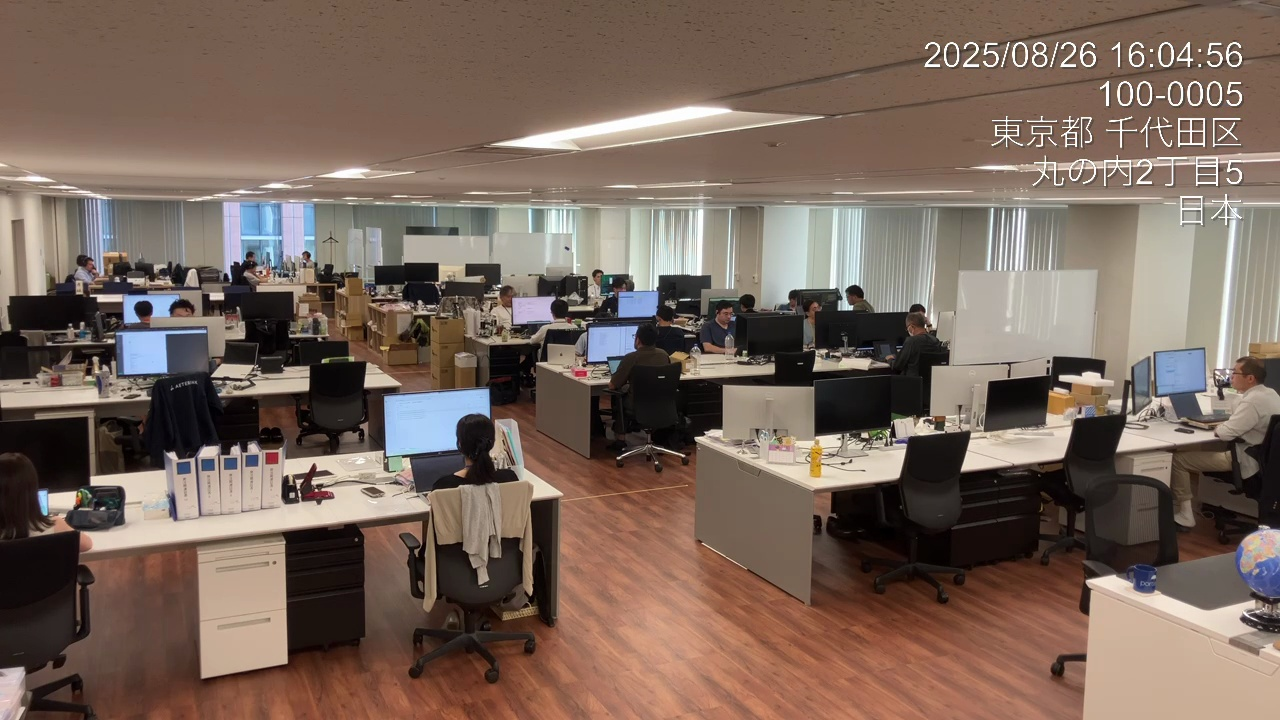
#> input picture output/sessions/20251107_030752/phase1_extraction/frames/frame_20250826_160500_idx4.jpg, 1280 x 720 px
$ python correspondence_collector.py
#> lines starting #> are read from the running program, lines starting #| are printed output that depends on the picture; after the words box and inside, x2 and y2 are one past the last pixel; in counts of white or black regions, pixels touching at a corner belong together
### src/config/config_manager.py
"""Configuration management module for the office person detection system."""

import json
import logging
import os
from pathlib import Path
from typing import Any, ClassVar

import yaml

logger = logging.getLogger(__name__)


class ConfigManager:
    """設定ファイル管理クラス

    YAML/JSON形式の設定ファイルを読み込み、検証し、設定値を提供する。

    Attributes:
        config_path: 設定ファイルのパス
        config: 読み込まれた設定データ
    """

    # 必須項目の定義
    REQUIRED_KEYS: ClassVar[dict[str, list[str]]] = {
        "video": ["input_path"],
        "detection": ["yolov8_model_path", "confidence_threshold", "device"],
        "floormap": [
            "image_path",
            "image_width",
            "image_height",
            "image_origin_x",
            "image_origin_y",
            "image_x_mm_per_pixel",
            "image_y_mm_per_pixel",
        ],
        # homography は旧システム用（オプショナル）
        # "homography": ["matrix"],
        "camera": ["position_x", "position_y", "height_m"],
        "calibration": [
            "use_distortion_correction",
            "use_intrinsics",
            "reprojection_error_threshold",
            "intrinsics",
            "distortion",
        ],
        "zones": [],
        "output": ["directory"],
    }

    # デフォルト設定値
    DEFAULT_CONFIG: ClassVar[dict[str, Any]] = {
        "video": {
            "input_path": "input/merged_moviefiles.mov",
            "is_timelapse": True,
            "frame_interval_minutes": 5,
            "tolerance_seconds": 10,
            "time_compression_ratio": 1.0,
        },
        "detection": {
            "yolov8_model_path": "runs/detect/person_ft/weights/best.pt",
            "confidence_threshold": 0.25,
            "iou_threshold": 0.45,
            "device": "mps",
            "batch_size": 4,
        },
        "tracking": {
            "enabled": True,
            "algorithm": "deepsort",
            "max_age": 12,
            "min_hits": 2,
            "iou_threshold": 0.5,
            "appearance_weight": 0.3,
            "motion_weight": 0.7,
        },
        "floormap": {
            "image_path": "data/floormap.png",
            "image_width": 1878,
            "image_height": 1369,
            "image_origin_x": 7,
            "image_origin_y": 9,
            "image_x_mm_per_pixel": 28.1926406926406,
            "image_y_mm_per_pixel": 28.241430700447,
        },
        # homography は旧システム用（オプショナル）
        # 新システムでは camera_params を使用
        # "homography": {"matrix": [[1.0, 0.0, 0.0], [0.0, 1.0, 0.0], [0.0, 0.0, 1.0]]},
        "camera": {
            "position_x": 0,
            "position_y": 0,
            "height_m": 2.0,
            "show_on_floormap": True,
            "marker_color": [0, 0, 255],
            "marker_size": 15,
        },
        "calibration": {
            "use_distortion_correction": False,
            "use_intrinsics": False,
            "reprojection_error_threshold": 2.0,
            "intrinsics": {
                "focal_length_x": 800.0,
                "focal_length_y": 800.0,
                "principal_point_x": 640.0,
                "principal_point_y": 360.0,
                "image_width": 1280,
                "image_height": 720,
            },
            "distortion": {
                "k1": 0.0,
                "k2": 0.0,
                "k3": 0.0,
                "p1": 0.0,
                "p2": 0.0,
            },
        },
        "zones": [],
        "output": {
            "directory": "output",
            "save_detection_images": True,
            "save_floormap_images": True,
            "debug_mode": False,
        },
        "timestamp": {
            "sampling": {
                "coarse_interval_seconds": 10.0,
                "fine_interval_seconds": 1.0,
                "search_window_seconds": 30.0,
            }
        },
        "evaluation": {
            "ground_truth_path": "output/labels/result_fixed.json",
            "iou_threshold": 0.5,
        },
        "fine_tuning": {
            "enabled": False,
            "dataset_path": "data/office_dataset",
            "epochs": 50,
            "learning_rate": 0.0001,
            "batch_size": 8,
            "warmup_epochs": 5,
            "layer_decay": 0.65,
        },
    }

    def __init__(self, config_path: str = "config.yaml"):
        """ConfigManagerを初期化する

        Args:
            config_path: 設定ファイルのパス（デフォルト: config.yaml）
        """
        self.config_path = config_path
        self.config = self._load_config()

    def _load_config(self) -> dict[str, Any]:
        """設定ファイルを読み込む

        Returns:
            読み込まれた設定データ

        Raises:
            FileNotFoundError: 設定ファイルが存在しない場合
            ValueError: 設定ファイルの形式が不正な場合
        """
        if not os.path.exists(self.config_path):
            logger.warning(f"設定ファイル '{self.config_path}' が見つかりません。デフォルト設定を使用します。")
            return self.DEFAULT_CONFIG.copy()

        try:
            with open(self.config_path, encoding="utf-8") as f:
                file_ext = Path(self.config_path).suffix.lower()

                if file_ext in [".yaml", ".yml"]:
                    config = yaml.safe_load(f)
                elif file_ext == ".json":
                    config = json.load(f)
                else:
                    raise ValueError(f"サポートされていないファイル形式: {file_ext}")

                if config is None:
                    logger.warning("設定ファイルが空です。デフォルト設定を使用します。")
                    return self.DEFAULT_CONFIG.copy()

                logger.info(f"設定ファイル '{self.config_path}' を読み込みました。")
                return dict(config)

        except yaml.YAMLError as e:
            raise ValueError(f"YAML解析エラー: {e}") from e
        except json.JSONDecodeError as e:
            raise ValueError(f"JSON解析エラー: {e}") from e
        except Exception as e:
            raise ValueError(f"設定ファイルの読み込みに失敗しました: {e}") from e

    # [320 lines left out: functions validate, _ensure_coordinate_sections, _validate_video_config, _validate_detection_config, _validate_floormap_config, _validate_homography_config and 4 more, not called in this run]

    def get(self, key: str, default: Any = None) -> Any:
        """設定値を取得する

        ドット記法（例: 'video.input_path'）で階層的な設定値にアクセスできる。

        Args:
            key: 設定キー（ドット記法をサポート）
            default: キーが存在しない場合のデフォルト値

        Returns:
            設定値、またはデフォルト値
        """
#> called with key = 'floormap.image_path', default = 'data/floormap.png'
        keys = key.split(".")
        value = self.config

        for k in keys:
            if isinstance(value, dict) and k in value:
                value = value[k]
            else:
                return default

        return value

    # [51 lines left out: functions get_section, set, save, not called in this run]

### tools/correspondence_collector.py
#!/usr/bin/env python3
"""対応点収集・編集ツール。

カメラフレームとフロアマップを並べて表示し、
クリックで対応点を追加・編集できます。

機能:
- カメラフレームとフロアマップを並列表示
- クリックで点-点対応を追加
- 既存の対応点を表示・編集
- リアルタイムで変換誤差を表示
- 対応点をJSONで保存

使用方法:
    python tools/correspondence_collector.py --frame FRAME_IMAGE --floormap FLOORMAP_IMAGE
"""

from __future__ import annotations

import argparse
from dataclasses import dataclass, field
from datetime import datetime
import logging
from pathlib import Path
import sys

import cv2
import numpy as np

# プロジェクトルートをパスに追加
project_root = Path(__file__).parent.parent
sys.path.insert(0, str(project_root))

from src.config import ConfigManager
from src.transform.calibration.correspondence import (
    CorrespondenceData,
    PointCorrespondence,
    load_correspondence_file,
    save_correspondence_file,
)

logging.basicConfig(level=logging.INFO, format="%(levelname)s: %(message)s")
logger = logging.getLogger(__name__)


@dataclass
class CollectorState:
    """コレクタの状態。"""

    frame_image: np.ndarray
    floormap_image: np.ndarray
    frame_points: list[tuple[float, float]] = field(default_factory=list)
    floormap_points: list[tuple[float, float]] = field(default_factory=list)
    current_frame_point: tuple[float, float] | None = None
    correspondences: list[tuple[tuple[float, float], tuple[float, float]]] = field(default_factory=list)
    selected_index: int | None = None
    mode: str = "add"  # "add" or "select"


class CorrespondenceCollector:
    """対応点収集ツール。"""

    WINDOW_NAME = "Correspondence Collector"
    HELP_TEXT = """
対応点収集ツール - キー操作:
  左クリック (カメラ): 画像上の点を選択
  左クリック (フロアマップ): 対応するフロアマップ点を選択
  右クリック: 選択をキャンセル
  d: 選択した対応点を削除
  s: 対応点を保存
  u: 最後の対応点を削除 (Undo)
  r: 全ての対応点をクリア
  q/ESC: 終了
"""

    def __init__(
        self,
        frame_path: str | Path,
        floormap_path: str | Path,
        existing_file: str | Path | None = None,
        output_path: str | Path | None = None,
    ):
        """初期化。

        Args:
            frame_path: カメラフレーム画像パス
            floormap_path: フロアマップ画像パス
            existing_file: 既存の対応点ファイル（オプション）
            output_path: 出力ファイルパス
        """
#> called with floormap_path = 'data/floormap.png'
        # 画像を読み込み
        self.frame_image = cv2.imread(str(frame_path))
#> self.frame_image is the input picture: shape (720, 1280, 3); mean B, G, R 91.8, 102.8, 121.4
        if self.frame_image is None:
            raise FileNotFoundError(f"フレーム画像が見つかりません: {frame_path}")

        self.floormap_image = cv2.imread(str(floormap_path))
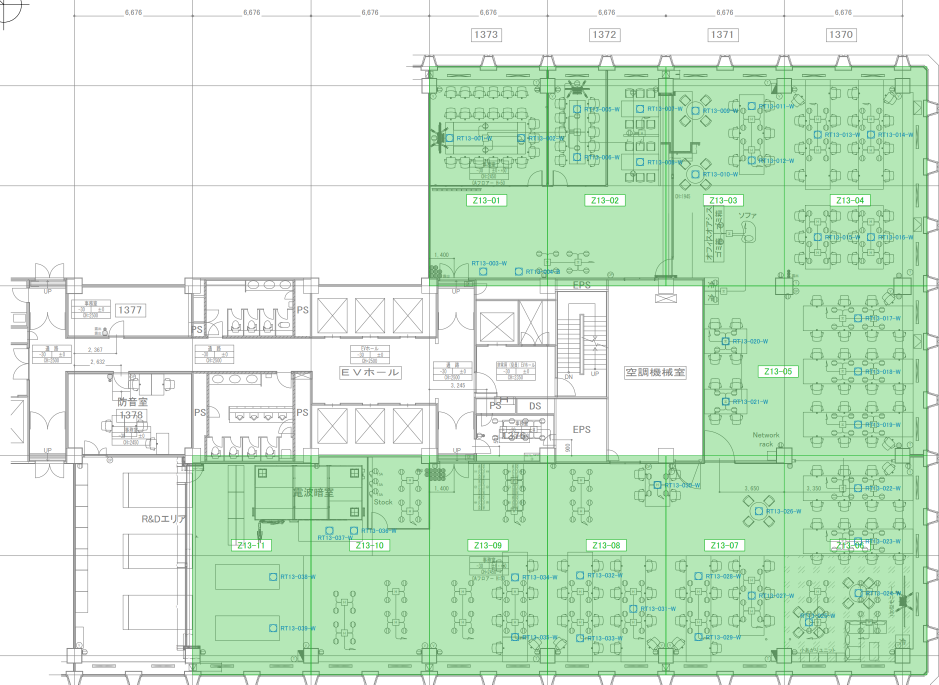
#> input picture data/floormap.png, 1878 x 1369 px, found by its file name (shown at 1/2 size)
#> self.floormap_image is the input picture: shape (1369, 1878, 3); mean B, G, R 211.4, 235, 209.7
        if self.floormap_image is None:
            raise FileNotFoundError(f"フロアマップ画像が見つかりません: {floormap_path}")

        self.frame_path = Path(frame_path)
        self.floormap_path = Path(floormap_path)
        self.output_path = (
            Path(output_path) if output_path else Path("output/calibration/correspondence_points_new.json")
        )

        # 状態を初期化
        self.state = CollectorState(
            frame_image=self.frame_image.copy(),
            floormap_image=self.floormap_image.copy(),
        )

        # 既存の対応点を読み込み
        if existing_file and Path(existing_file).exists():
            self._load_existing(existing_file)

        # 表示用のスケールを計算
        target_height = 700
        self.frame_scale = target_height / self.frame_image.shape[0]
        self.floormap_scale = target_height / self.floormap_image.shape[0]

        # 境界線の位置
        self.frame_width = int(self.frame_image.shape[1] * self.frame_scale)
        self.floormap_width = int(self.floormap_image.shape[1] * self.floormap_scale)

        logger.info(f"フレーム画像: {self.frame_image.shape}")
        logger.info(f"フロアマップ画像: {self.floormap_image.shape}")
        logger.info(f"既存の対応点: {len(self.state.correspondences)}")

    # [13 lines left out: function _load_existing, not called in this run]

    def _draw_frame(self) -> np.ndarray:
        """フレーム画像を描画。"""
        img = self.frame_image.copy()

        # 対応点を描画
        for i, (frame_pt, _) in enumerate(self.state.correspondences):
            pt = tuple(map(int, frame_pt))
            color = (0, 255, 0) if i != self.state.selected_index else (0, 0, 255)
            cv2.circle(img, pt, 8, color, 2)
            cv2.putText(
                img,
                str(i),
                (pt[0] + 10, pt[1] - 10),
                cv2.FONT_HERSHEY_SIMPLEX,
                0.5,
                color,
                1,
            )
#> this loop made 0 passes

        # 選択中の点を描画
        if self.state.current_frame_point:
            pt = tuple(map(int, self.state.current_frame_point))
            cv2.circle(img, pt, 10, (0, 255, 255), 3)
            cv2.putText(
                img,
                "Selected",
                (pt[0] + 15, pt[1]),
                cv2.FONT_HERSHEY_SIMPLEX,
                0.5,
                (0, 255, 255),
                1,
            )

        return img

    def _draw_floormap(self) -> np.ndarray:
        """フロアマップ画像を描画。"""
        img = self.floormap_image.copy()

        # 対応点を描画
        for i, (_, floormap_pt) in enumerate(self.state.correspondences):
            pt = tuple(map(int, floormap_pt))
            color = (0, 255, 0) if i != self.state.selected_index else (0, 0, 255)
            cv2.circle(img, pt, 8, color, -1)
            cv2.putText(
                img,
                str(i),
                (pt[0] + 10, pt[1] - 10),
                cv2.FONT_HERSHEY_SIMPLEX,
                0.5,
                color,
                1,
            )

        return img

    def _draw_info_panel(self) -> np.ndarray:
        """情報パネルを描画。"""
        panel_width = 250
        panel_height = 700
        panel = np.zeros((panel_height, panel_width, 3), dtype=np.uint8)
        panel[:] = (40, 40, 40)

        y = 30
        cv2.putText(
            panel,
            "Correspondence",
            (10, y),
            cv2.FONT_HERSHEY_SIMPLEX,
            0.6,
            (255, 255, 255),
            1,
        )
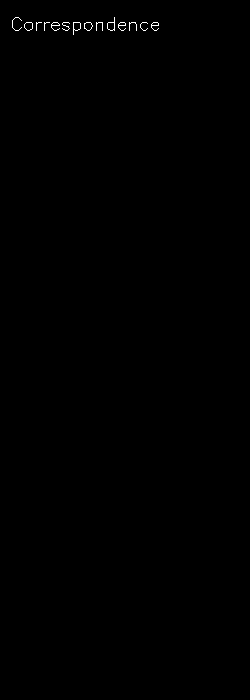
#> panel: shape (700, 250, 3); values 40 (black) and 255 (white), 0.19% white in thin lines or dots, all inside (x1, y1, x2, y2) = (12, 17, 159, 35)
        y += 20
        cv2.putText(
            panel,
            "Collector",
            (10, y),
            cv2.FONT_HERSHEY_SIMPLEX,
            0.6,
            (255, 255, 255),
            1,
        )

        y += 40
        cv2.putText(
            panel,
            f"Points: {len(self.state.correspondences)}",
            (10, y),
            cv2.FONT_HERSHEY_SIMPLEX,
            0.5,
            (200, 200, 200),
            1,
        )

        y += 30
        if self.state.current_frame_point:
            cv2.putText(
                panel,
                "Frame point set",
                (10, y),
                cv2.FONT_HERSHEY_SIMPLEX,
                0.5,
                (0, 255, 255),
                1,
            )
            y += 20
            cv2.putText(
                panel,
                "Click floormap",
                (10, y),
                cv2.FONT_HERSHEY_SIMPLEX,
                0.5,
                (0, 255, 255),
                1,
            )
        else:
            cv2.putText(
                panel,
                "Click frame first",
                (10, y),
                cv2.FONT_HERSHEY_SIMPLEX,
                0.5,
                (200, 200, 200),
                1,
            )

        y += 50
        cv2.putText(
            panel,
            "Controls:",
            (10, y),
            cv2.FONT_HERSHEY_SIMPLEX,
            0.5,
            (255, 255, 255),
            1,
        )
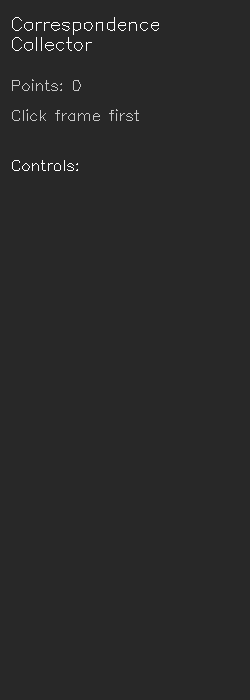
#> panel: shape (700, 250, 3); min 40, max 255, mean 41.2

        controls = [
            "LClick: Add point",
            "RClick: Cancel",
            "d: Delete selected",
            "u: Undo last",
            "s: Save",
            "q/ESC: Exit",
        ]
        for ctrl in controls:
            y += 20
            cv2.putText(
                panel,
                ctrl,
                (10, y),
                cv2.FONT_HERSHEY_SIMPLEX,
                0.4,
                (150, 150, 150),
                1,
            )
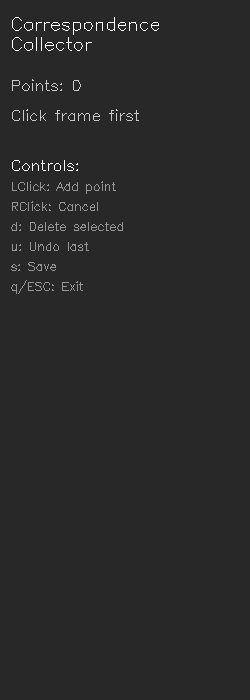
#> panel: shape (700, 250, 3); 0.63% of pixels changed, all inside (x1, y1, x2, y2) = (11, 181, 123, 294)
#> after the loop, y = 290

        y += 40
#> y = 330
        if self.state.selected_index is not None:
            cv2.putText(
                panel,
                f"Selected: #{self.state.selected_index}",
                (10, y),
                cv2.FONT_HERSHEY_SIMPLEX,
                0.5,
                (0, 0, 255),
                1,
            )

        return panel

    def _create_display(self) -> np.ndarray:
        """表示画像を作成。"""
        # フレームとフロアマップを描画
        frame_vis = self._draw_frame()
        floormap_vis = self._draw_floormap()
        info_panel = self._draw_info_panel()

        # リサイズ
        frame_resized = cv2.resize(frame_vis, None, fx=self.frame_scale, fy=self.frame_scale)
        floormap_resized = cv2.resize(floormap_vis, None, fx=self.floormap_scale, fy=self.floormap_scale)
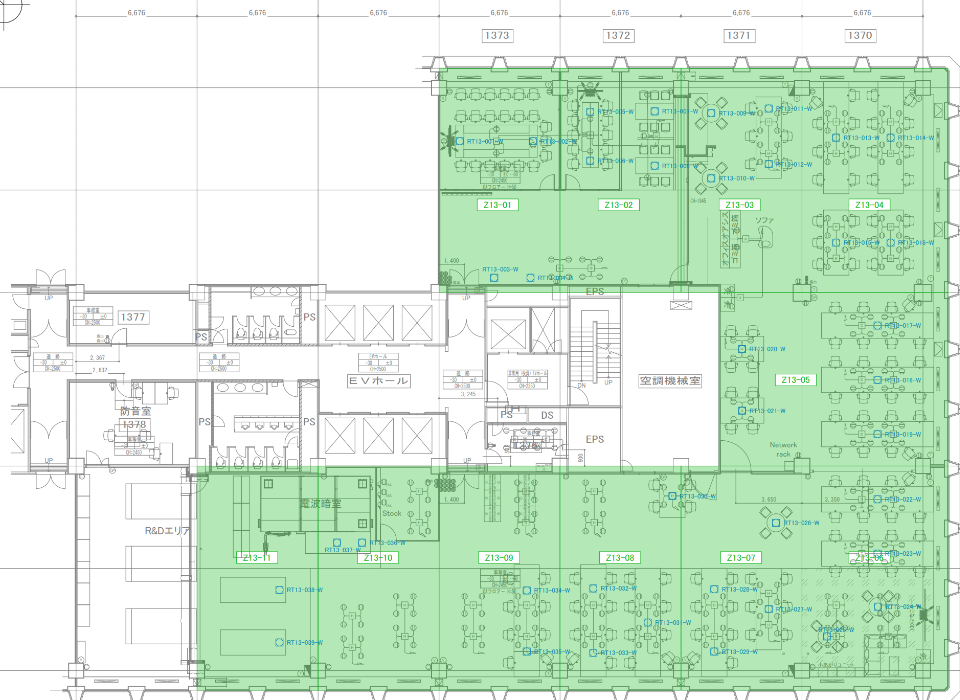
#> floormap_resized: shape (700, 960, 3); mean B, G, R 211.6, 235.1, 209.9

        # 高さを揃える
        target_height = 700
        if frame_resized.shape[0] < target_height:
            pad = target_height - frame_resized.shape[0]
            frame_resized = cv2.copyMakeBorder(frame_resized, 0, pad, 0, 0, cv2.BORDER_CONSTANT, value=(0, 0, 0))
        if floormap_resized.shape[0] < target_height:
            pad = target_height - floormap_resized.shape[0]
            floormap_resized = cv2.copyMakeBorder(floormap_resized, 0, pad, 0, 0, cv2.BORDER_CONSTANT, value=(0, 0, 0))

        # 結合
        display = np.hstack([frame_resized, floormap_resized, info_panel])

        # ラベルを追加
        cv2.putText(
            display,
            "Camera Frame",
            (10, 25),
            cv2.FONT_HERSHEY_SIMPLEX,
            0.7,
            (255, 255, 255),
            2,
        )
#> display: shape (700, 2454, 3); mean B, G, R 133.6, 148.4, 147.9
#> (the rest of the program and of its run is left out)
